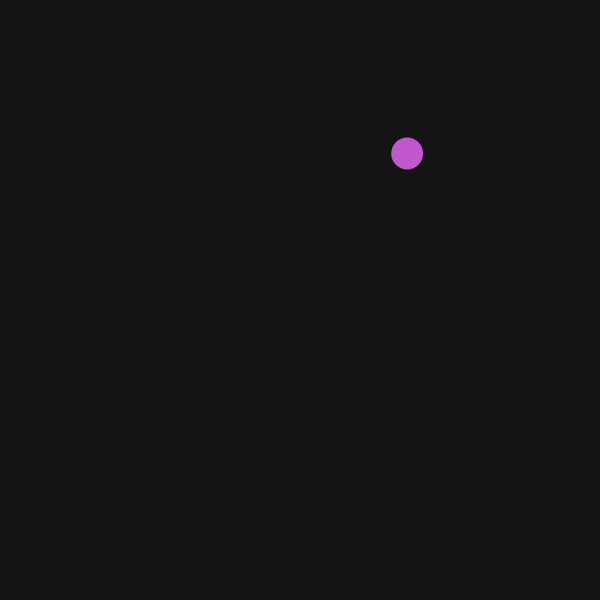
Frame 1 (no input)
Frame 60 (no input): identical to frame 1, image omitted
Frame 120 (the mouse pressed at the canvas centre since frame 60): identical to frame 1, image omitted

The p5.js sketch that drew this single still picture (run headless with seeded random() and noise() and a simulated clock; from frame 60 on, the mouse is pressed at the canvas centre):

// p5.js sketch
// ── sketch.js
let particle;

function setup() {
  createCanvas(600, 600);

  particle = new Particle();
}

function draw() {
  background(20);
  fill(particle.colour);
  noStroke();
  ellipse(particle.x, particle.y, particle.diam, particle.diam);
}

// ── particle.js
class Particle{

  constructor(){
    this.x = random(50, width - 50);
    this.y = random(50, height - 50);
    this.colour = color(random(255), random(255), random(255));
    this.diam = random(20, 60);
  }

}
